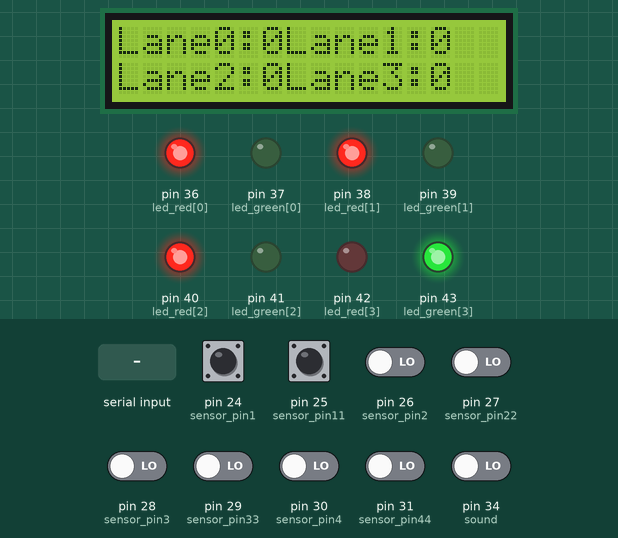
Bench run of a sketch on a simulated Arduino Mega 2560, built with avr-gcc and run on an emulated ATmega2560. On the bench: 16×2 character LCD, output pins drawn as LEDs (lit = HIGH). Inputs (shaded band) come from the test bench; at power-on: pin 24 (sensor_pin1), pin 25 (sensor_pin11), pin 26 (sensor_pin2), pin 27 (sensor_pin22), pin 28 (sensor_pin3), pin 29 (sensor_pin33), pin 30 (sensor_pin4), pin 31 (sensor_pin44), pin 34 (sound) LOW. What the sketch prints to the serial monitor is not drawn.

Above: at 0.1 s.
At 1.2 s:
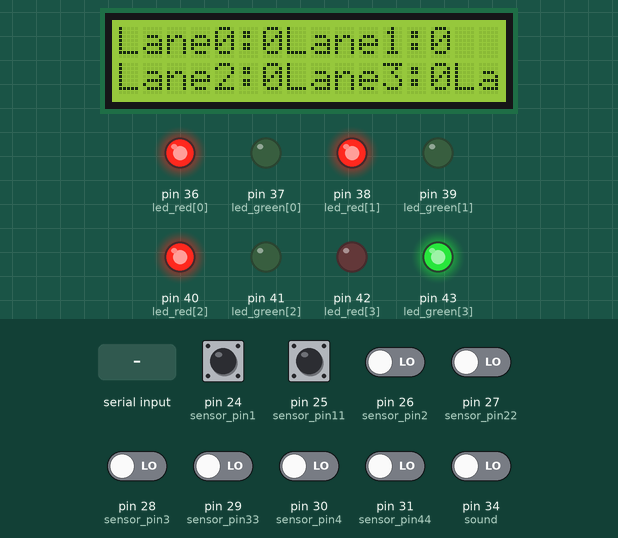
1.3 s: pin 25 (sensor_pin11) pulsed HIGH 2 times (0.12 s each, 0.3 s apart)
6.1 s: "1" received over the second serial link
10.3 s: pin 24 (sensor_pin1) pulsed HIGH 2 times (0.12 s each, 0.3 s apart)
Timing chart, 0 to 13.3 s (numbered marks = the images above; inputs shaded):
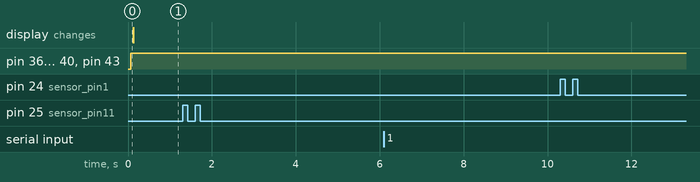

The sketch:

arduino.ino
```cpp
#include <SoftwareSerial.h>
#include <ArduinoJson.h>
#include <Wire.h>
#include <LiquidCrystal_I2C.h>

#define TIME 15000
#define UPDATE_SERVER_TIME 1000
SoftwareSerial s(10, 11);
LiquidCrystal_I2C lcd(0x27,16,2);

int Opne_lane = 0;
unsigned int prev_time = 0;
int prev_server_time = 0;
int counter = 0;
int current_lane = 0;
bool emergency_on = false;
int emergency_lane = 3;
//
int sensor_pin1 = 24;
int sensor_pin11  = 25;
int sensor_pin2 = 26;
int sensor_pin22  = 27;
int sensor_pin3 = 28;
int sensor_pin33  = 29;
int sensor_pin4 = 30;
int sensor_pin44  = 31;
int sound = 34;
int led_red[4] = {36, 38, 40, 42};
int led_green[4] = {37, 39, 41, 43};
int lane_status[4] = {0, 0, 0, 0};
int sensor_count[4] = {0, 0, 0, 0};
int previous_state[8] = {0, 0, 0, 0, 0, 0, 0, 0};
int current_state[8] = {0, 0, 0, 0, 0, 0, 0, 0};

void simple_serial() {
  int data = 50;
  s.write(data);
  if (s.available() > 0) {
    int x = s.read();
    Serial.println(x);
    s.write(data);
  }
}

int timer = 0;
void json_serial() {
  StaticJsonBuffer<1000>jsonBuffer;
  JsonObject& root = jsonBuffer.createObject();
  root["data1"] = sensor_count[0];
  root["data2"] = sensor_count[1];
  root["data3"] = sensor_count[2];
  root["data4"] = sensor_count[3];
  if (s.available() > 0) {
    root.printTo(s);
  } else {
    Serial.println("Waiting for connection...");
  }
}

void read_sensor() {
  current_state[0] = 1 - digitalRead(sensor_pin1);
  current_state[1] = 1 - digitalRead(sensor_pin2);
  current_state[2] = 1 - digitalRead(sensor_pin3);
  current_state[3] = 1 - digitalRead(sensor_pin4);
  for (int i = 0; i < 4; i++) {
    if (current_state[i] != previous_state[i] && current_state[i] == 1) {
      sensor_count[i] += 1;
    }
    previous_state[i] = current_state[i];
  }
  current_state[4] = 1 - digitalRead(sensor_pin11);
  current_state[5] = 1 - digitalRead(sensor_pin22);
  current_state[6] = 1 - digitalRead(sensor_pin33);
  current_state[7] = 1 - digitalRead(sensor_pin44);
  for (int i = 0; i < 4; i++) {
    if (current_state[i + 4] != previous_state[i + 4] && current_state[i + 4] == 1) {
      sensor_count[i] -= 1;
    }
    previous_state[i + 4] = current_state[i + 4];
  }

}

void resetLaneStatus() {
  for (int i = 0; i < 4; i++) {
    lane_status[i] = 0;
  }
}
int selectLane() {
  int maximum = -1;
  for (int i = 0; i < 4; i++) {
    if (maximum == -1 && lane_status[i] == 0) {
      maximum = i;
    }
    else if (sensor_count[maximum] < sensor_count[i] && lane_status[i] == 0) {
      maximum = i;
    }
  }
  lane_status[maximum] = 1;
  return maximum;
}

void turnLightOn(int lane) {
  current_lane = lane;
  for (int i = 0; i < 4; i++) {
    if (i == lane) {
      digitalWrite(led_green[i], HIGH);
      digitalWrite(led_red[i], LOW);
    } else {
      digitalWrite(led_green[i], LOW);
      digitalWrite(led_red[i], HIGH);
    }
  }
}

void next_lane() {
  if (counter == 4) {
    resetLaneStatus();
    counter = 0;
  }
  int current_lane = selectLane();
  turnLightOn(current_lane);
  counter++;
}
void displayArray() {
  for (int i = 0; i < 4; i++) {
    lcd.print("Lane");
    lcd.print(i);
    lcd.print(":");
    lcd.print(sensor_count[i]);
    Serial.println(sensor_count[i]);
    if(i==1)lcd.setCursor(0,1);
  }
  Serial.println("------xxxxx-----");
}
void setup() {
  s.begin(9600);
  Serial.begin(9600);
  pinMode(sensor_pin1, INPUT);
  pinMode(sensor_pin11, INPUT);
  pinMode(sensor_pin2, INPUT);
  pinMode(sensor_pin22, INPUT);
  pinMode(sensor_pin3, INPUT);
  pinMode(sensor_pin33, INPUT);
  pinMode(sensor_pin4, INPUT);
  pinMode(sensor_pin44, INPUT);

  pinMode(sound, INPUT);

  pinMode(led_red[0], OUTPUT);
  pinMode(led_green[0], OUTPUT);
  pinMode(led_red[1], OUTPUT);
  pinMode(led_green[1], OUTPUT);
  pinMode(led_red[2], OUTPUT);
  pinMode(led_green[2], OUTPUT);
  pinMode(led_red[3], OUTPUT);
  pinMode(led_green[3], OUTPUT);

  lcd.init();
  lcd.backlight();
  lcd.clear();
}
void loop() {

  unsigned int cur_time = millis();
  int emergency = 1-digitalRead(sound);
  Serial.println(emergency);
  if (emergency == 1) {
    emergency_on = true;
  }
  if (emergency_on) {
    Serial.println("xxxxxxxxxxxxxxxxxxx");
    turnLightOn(emergency_lane);
    if ((cur_time - prev_time) > TIME) {
      emergency_on = false;
      prev_time = cur_time;
//      lane_status[1]=1;
    }
  } else {
    if ((cur_time - prev_time) > TIME) {
      next_lane();
      prev_time = cur_time;
    }
  }

  if (cur_time - prev_server_time >= UPDATE_SERVER_TIME) {
    prev_server_time = cur_time;
    json_serial();
  }
  Serial.print("Current Lane ");
  Serial.println(current_lane);
  displayArray();
  read_sensor();

}
```

Measured:
- after the input at 1.3 s, every drawn part: stays the same
- after the input at 6.1 s, every drawn part: stays the same
- after the input at 10.3 s, every drawn part: stays the same
